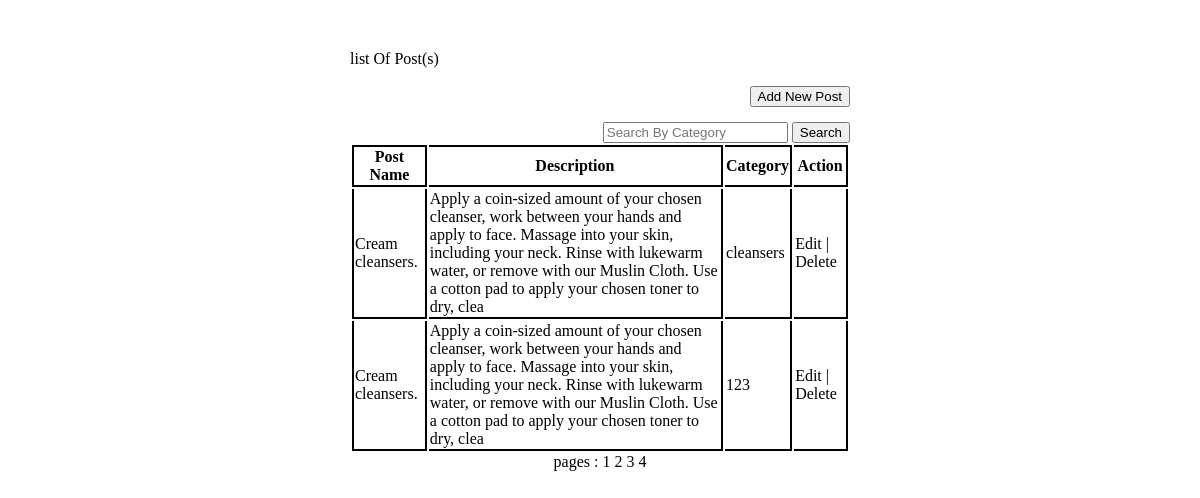
The app's page /CI/index.php/blog/view_post?page=3 with its own data.
### tables this page shows
CREATE TABLE `post_details` (
  `id` int(11) NOT NULL AUTO_INCREMENT,
  `name` varchar(255) DEFAULT NULL,
  `description` varchar(255) DEFAULT NULL,
  `category` varchar(255) DEFAULT NULL,
  `user_id` int(11) DEFAULT NULL,
  PRIMARY KEY (`id`)
);

### CI/application/controllers/blog.php (called while the page is built, shortened)
<?php
class Blog extends CI_Controller{
	private $data = [];
	public function __construct()
	{
 		$this->load->model('blog_m');
 		$this->load->library(array('form_validation','session'));
	}
	public function view_post()
	{
		$list_per_page = 2;
		$count =count($this->blog_m->get_user_post());
        $this->data['page'] = $page = $this->input->get('page');
        $this->data['total_pages'] = $total_pages = ceil($count/$list_per_page);
         $this->data['post_details'] = $this->blog_m->get_user_post($list_per_page,($page-1)*$list_per_page);
         $this->data['search'] = $search = '';
		$this->load->view('post_view.php',$this->data);
	}
}
?>

### CI/index.php (called while the page is built, shortened)
<?php
require_once BASEPATH.'core/CodeIgniter.php';

### CI/application/models/blog_m.php (called while the page is built, shortened)
<?php
class blog_m extends CI_Model{
		public function get_user_post($limit=false,$offset=false)
		{
			$this->db->select('');
			$this->db->from('post_details');
			if($limit || $offset)
			{
					$this->db->limit($limit,$offset);
		    }
			$res = $this->db->get()->result();
			if(!empty($res))
				return $res;
			else
				false;
		}
}
?>

### CI/application/views/post_view.php (the view, shortened to what this page needs)
<!DOCTYPE hmtl>
<html>
<head>
	<link rel="stylesheet" hef="<?php echo base_url()?>style/style.css">
</head>
<body>
<div class ="outer">
        <div>
          <div>
            <span>list Of Post(s)</span>
          </div>
          <br>
          	<div>
                    <button type="button" style="float:right;"><a href="<?php echo base_url()?>index.php/blog/add_post">Add New Post</a></button>
            </div>
            <br><br>
             <div  style="float:right;">
             		<input type="text" placeholder="Search By Category" id="search">
                    <button onclick="addview();" type="button">Search</button>
            </div>
        </div>
      <div class="portlet-body">
      <table class="inner">
      <thead>
      <tr>
        <th style="border-left: 2px solid black;">Post Name</th>
        <th>Description</th>
        <th>Category</th>
        <th>Action</th>
      </tr>
      </thead>
      <tbody>
      <?php if(!empty($post_details))
      {
      	foreach($post_details as $key =>  $row){
      		?>
      <tr>
              <td style="border-left: 2px solid black;"> <?php print_r($row->name); ?> </td>
              <td> <?php print_r($row->description); ?> </td>
              <td> <?php  print_r($row->category); ?></td>
              <td><a href="<?php echo base_url()?>index.php/blog/edit_post?id=<?php echo $row->id;?>">Edit |</a>
              <a href="<?php echo base_url()?>index.php/blog/delete_post?id=<?php echo $row->id;?>">Delete</a></td>
      </tr>
      <?php
  			}
  		}?>
      </tbody>
      </table>
      	<center>
      		<?php
        	if($total_pages)
        	{
        		echo 'pages : ';
			for($i= 1;$i<=$total_pages;$i++)
			 {
				if($i == $page)
				{
					echo $i.' ';
				}
				else
				{
				  echo '<a href="'.base_url().'index.php/blog/view_post?page='.$i.'">'.$i.' </a>';
				}
			  }
			}
            ?>
         </center>
    </div>
</div>
</body>
</html>

### CI/application/views/post_view.php (style rules this page uses)
a { text-decoration: none; color:black; }
.outer { width: 500px; height: 400px; margin: 50px auto 0 auto; }
th { border-top: 2px solid black; }
th,td { border-bottom: 2px solid black; border-right: 2px solid black; }

### records on screen
post_details: value "Cream cleansers. Apply a coin-sized amount of your chosen cleanser, work between your hands and apply to face. Massage into your skin, including your neck. Rinse with lukewarm water, or remove with our Muslin Cloth. Use a cotton pad to apply your chosen toner to dry, clea cleansers"
post_details: value "Cream cleansers. Apply a coin-sized amount of your chosen cleanser, work between your hands and apply to face. Massage into your skin, including your neck. Rinse with lukewarm water, or remove with our Muslin Cloth. Use a cotton pad to apply your chosen toner to dry, clea 123"
